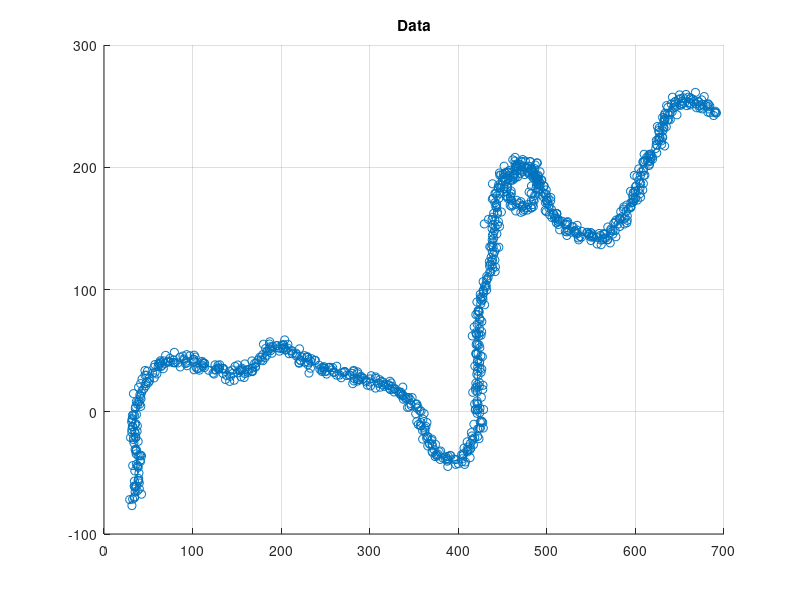
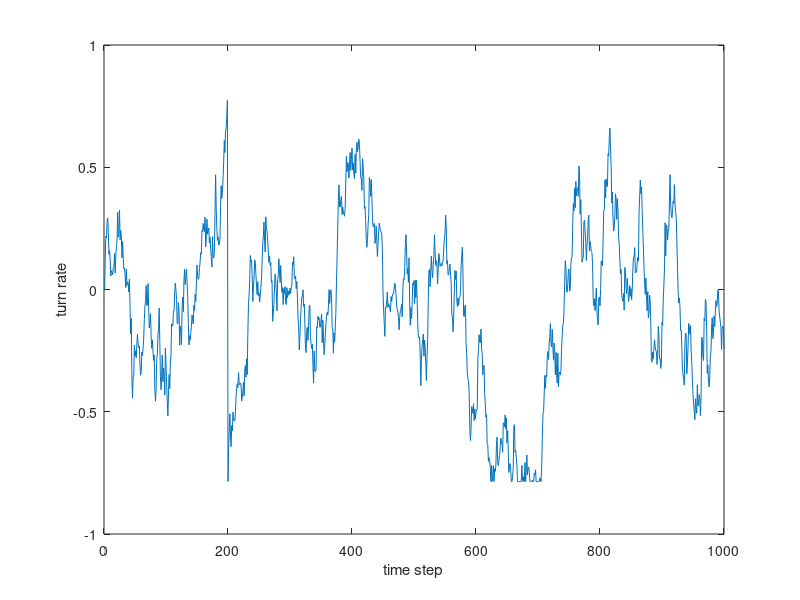

These charts were generated, in order, by the following MATLAB code: (Note: this script raises an error after producing the figures.)
% get and plot the data
usePregen = true % choose between own generated data and pregenerated
if usePregen
    load task5data.mat
    fprintf('K = %i time steps with sampling intervall Ts = %f sec', K, Ts)
    figure(1); clf; grid on; hold on;
    % show ground truth and measurements
    plot(Xgt(1,:), Xgt(2,:));
    scatter(Z(1, :), Z(2, :));
    title('Data')
    % show turnrate
    figure(2); clf; grid on;
    plot(Xgt(5, :));
    xlabel('time step')
    ylabel('turn rate')
else
    % rng(...) % random seed can be set for repeatability
    % inital state distribution
    x0 = [0, 0, 1, 1, 0]';
    P0 = diag([50, 50, 10, 10, pi/4].^2);
    % model parameters
%   % commented out to be able to run pregen without filling this in
%     qtrue = [...; ...];
%     rtrue = ...;
%     % sampling interval a lenght
%     K = ...;
%     Ts = ...;
    % get data
    [Xgt, Z] = sampleCTtraj(K, Ts, x0, P0, qtrue, rtrue);
    % show ground truth and measurements
    figure(1); clf; grid on; hold on;
    plot(Xgt(1,:), Xgt(2,:));
    scatter(Z(1, :), Z(2, :));
    title('Data')
    % show turnrate
    figure(2); clf; grid on;
    plot(Xgt(5, :));
    xlabel('time step')
    ylabel('turn rate')
end
%%
% 5 a: tune by hand and comment -- FILL IN THE DOTS

% allocate
xbar = zeros(4, K); 
xhat = zeros(4, K);
Pbar = zeros(4, 4, K);
Phat = zeros(4, 4, K);

% set parameters
q = 4;
r = 10;

% create the model and estimator object
model = discreteCVmodel(q, r);
ekf = EKF(model);

% initialize
xbar(:, 1) = [0 0 1 1]';
Pbar(:,:,1) = diag([50 50 10 10].^2);

for k = 1:K
    % estimate
    [xhat(:,k),Phat(:,:,k)] = ...
        ekf.update(Z(:,k),xbar(:,k),Pbar(:,:,k));

    if k < K
        [xbar(:,k+1),Pbar(:,:,k+1)] = ...
            ekf.predict(xhat(:,k),Phat(:,:,k),Ts);
    end    
end

% calculate a performance metric
%RMSE = @(x, x_hat) (sqrt(mean((x' - x_hat').^2)));
posRMSE = sqrt(mean(sum((xhat(1:2,:)-Xgt(1:2,:)).^2,1))); % position RMSE
velRMSE = sqrt(mean(sum((xhat(3:4,:)-Xgt(3:4 ,:)).^2,1))); % velocity RMSE

% show results
figure(3); clf; grid on; hold on;
plot(Xgt(1,:), Xgt(2,:));
plot(xhat(1,:), xhat(2, :));
title(sprintf('q = %f, r = %f, posRMSE = %f, velRMSE= %f',q, r, posRMSE, velRMSE));
%%
%{
% Task 5 b and c -- FILL IN THE DOTS

% parameters for the parameter grid
Nvals = ...
qlow = ...
qhigh = ...
rlow = ...
rhigh = ...

% set the grid on logscale (not mandatory)
qs = logspace(log10(qlow), log10(qhigh), Nvals);
rs = logspace(log10(rlow), log10(rhigh), Nvals);

% allocate estimates
xbar = zeros(4, K);
Pbar = zeros(4, 4, K);
xhat = zeros(4, K);
Phat = zeros(4, 4, K);

% allocate for metrics over the grid
NIS = zeros(Nvals, Nvals, K);
NEES = zeros(Nvals, Nvals, K);

% other values of interest that can be stored
% only if you want to investigate something, like bias etc.

% initialize (the same for all parameters can be used)
xbar(:, 1) = ...
Pbar(:, : , 1) = ...

% loop through the grid and estimate for each pair
...

% calculate averages
ANEES = ...
ANIS = ...
%%
% Task 5 b: ANIS plot -- FILL IN THE DOTS

% specify the  probabilities for confidence regions and calculate
alphas = ...
CINIS = ...; % the confidence bounds, Hint: inverse CDF.
disp(CINIS);

% plot
[qq ,rr] = meshgrid(qs, rs); % creates the needed grid for plotting
figure(4); clf; grid on;
surf(...); hold on;
caxis([0, 10])
[C, H] = contour(...);
i = 1;
while i <= size(C, 2)
    istart = i + 1;
    iend = i + C(2, i);
    % plots the countours on the surface
    plot3(C(1,istart:iend), C(2,istart:iend),ones(1,C(2, i))*C(1,i), 'r');
    i = i + C(2, i) + 1;
end
xlabel('q')
ylabel('r')
zlabel('ANIS')
zlim([0, 10])
%%
% Task 5 c: ANEES plot

% specify the  probabilities for confidence regions and calculate
alphas = ...
CINEES = ...; % the confidence bounds, Hint inverse CDF
disp(CINEES);

% plot
[qq ,rr] = meshgrid(qs, rs); % creates the needed grid for plotting
figure(8); clf; grid on;
surf(...); hold on;
caxis([0, 50])
[C, H] = contour(...);
i = 1;
while i <= size(C, 2)
    istart = i + 1;
    iend = i + C(2, i);
    % plots the countours on the surface
    plot3(C(1,istart:iend), C(2,istart:iend),ones(1,C(2, i))*C(1,i), 'r');
    i = i + C(2, i) + 1;
end
xlabel('q')
ylabel('r')
zlabel('ANEES')
zlim([0, 50])
%%
% anything extra:
%}